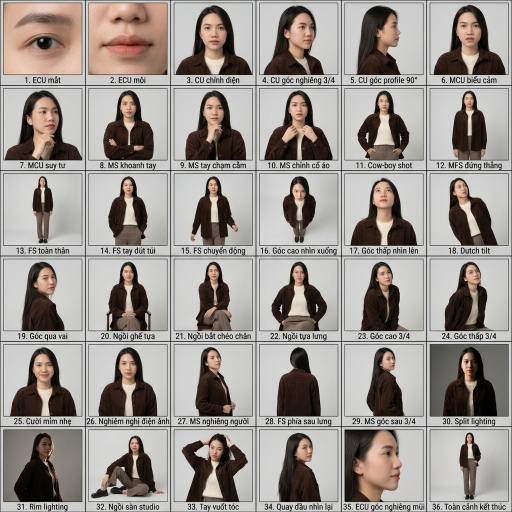
#> input picture affiliate_tiktok/dataset_koc/cinematic_koc_36_storyboard_v2.jpg, 1024 x 1024 px, found by its file name (shown at 1/2 size)
$ python inspect_dna_landmarks.py
#> lines starting #> are read from the running program, lines starting #| are printed output that depends on the picture
import numpy as np
from PIL import Image, ImageDraw

g2_path = r"./affiliate_tiktok\dataset_koc\cinematic_koc_36_storyboard_v2.jpg"
g2 = Image.open(g2_path).convert("RGB")
#> g2 is the input picture: PIL image 1024x1024 RGB; mean R, G, B 155, 148.1, 143.4

# Upscale g2 by 2x to 2048x2048 so we can read local cell coordinates (0..512 in each 512x512 cell)
canvas = Image.new("RGB", (6 * 256, 6 * 256))
#> canvas: PIL image 1536x1536 RGB; every value is 0
w, h = g2.size
#> w = 1024; h = 1024
cw, ch = w / 6.0, h / 6.0
#> cw = 170.7; ch = 170.7

for r in range(6):
    for c in range(6):
        x1 = int(round(c * cw)) + 5
        y1 = int(round(r * ch)) + 5
        x2 = int(round((c + 1) * cw)) - 5
        y2 = int(round((r + 1) * ch)) - 21
        cell = g2.crop((x1, y1, x2, y2)).resize((256, 256), Image.Resampling.LANCZOS)
        draw = ImageDraw.Draw(cell)
        for gx in range(32, 256, 32):
            draw.line([(gx, 0), (gx, 256)], fill=(255, 0, 0), width=1)
        for gy in range(32, 256, 32):
            draw.line([(0, gy), (256, gy)], fill=(0, 255, 0), width=1)
        idx = r * 6 + c + 1
        draw.text((4, 4), f"G2[{idx}]", fill=(255, 255, 0))
        canvas.paste(cell, (c * 256, r * 256))
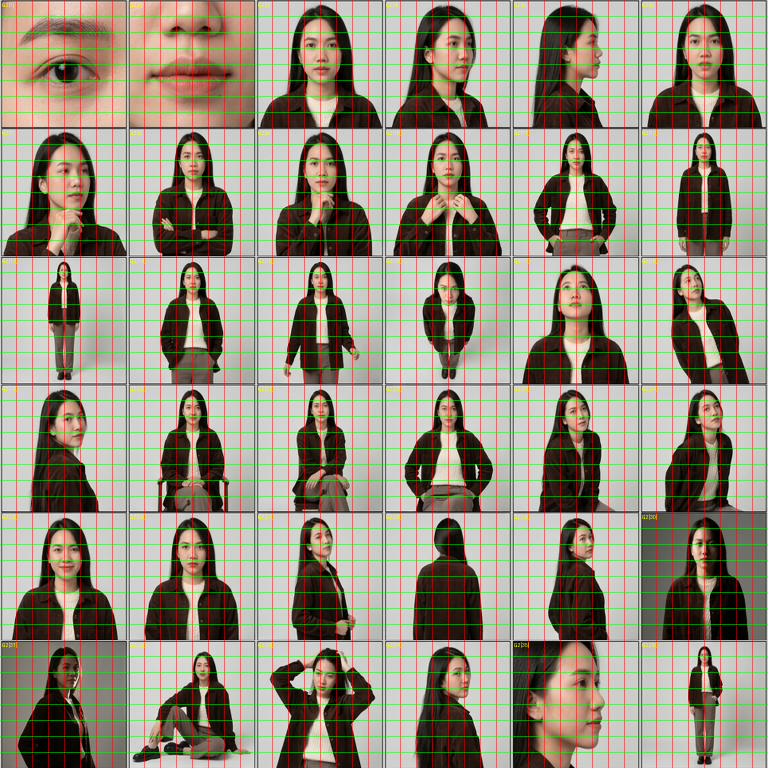
#> canvas: PIL image 1536x1536 RGB (shown at 1/2 size); mean R, G, B 149.5, 141.6, 129.1
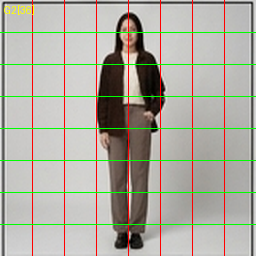
#> cell: PIL image 256x256 RGB; mean R, G, B 173.2, 170.8, 160.2

canvas.save(r"./affiliate_tiktok\dataset_koc\debug_g2_grid.jpg", quality=90)
print("Saved debug_g2_grid.jpg")

$ run again, with affiliate_tiktok/dataset_koc/MASTER_KOC_DNA.jpg copied over affiliate_tiktok/dataset_koc/cinematic_koc_36_storyboard_v2.jpg
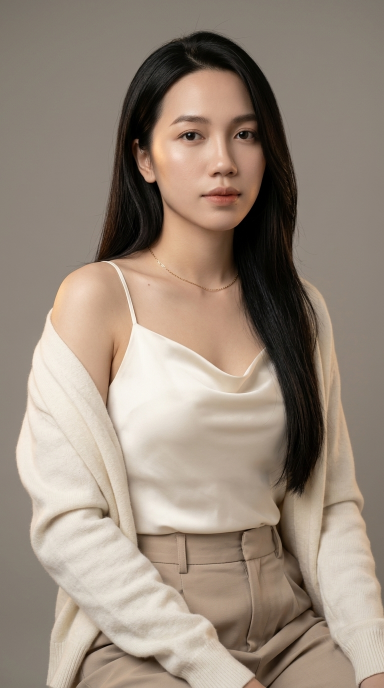
#> input picture affiliate_tiktok/dataset_koc/MASTER_KOC_DNA.jpg, 768 x 1376 px, found by its file name (shown at 1/2 size)
#> g2 is the input picture: PIL image 768x1376 RGB; mean R, G, B 152.8, 138, 124.2
#> after the loop `for r in range(6):`:
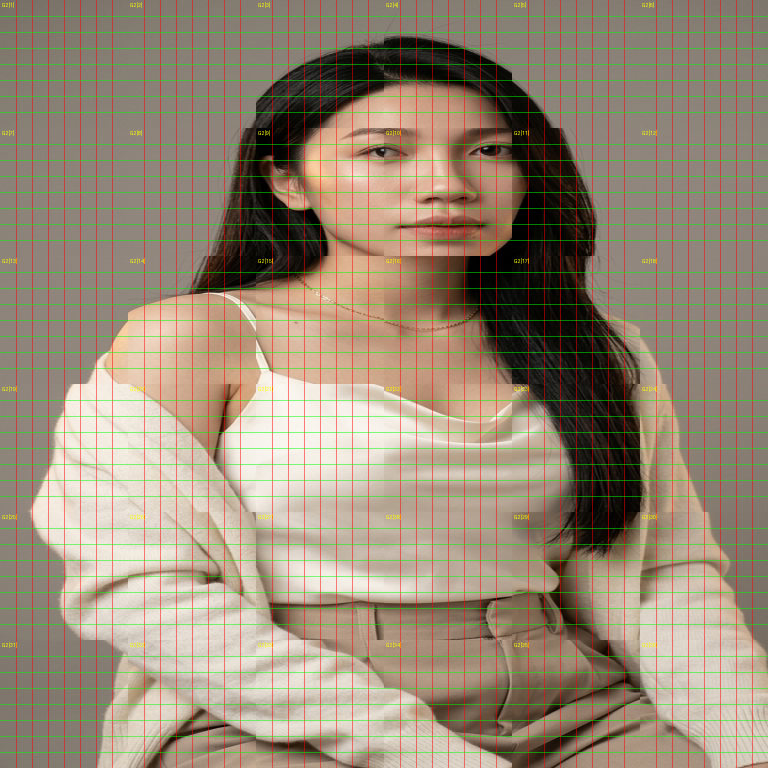
#> canvas: PIL image 1536x1536 RGB (shown at 1/2 size); mean R, G, B 151.4, 137.7, 117.5
#> after the loop `for r in range(6):`:
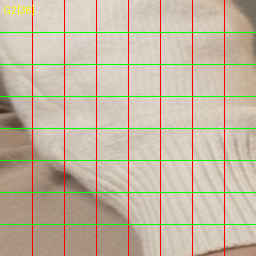
#> cell: PIL image 256x256 RGB; mean R, G, B 195.2, 183.4, 162.6

$ run again, with affiliate_tiktok/dataset_koc/cinematic_koc_portrait_v2.jpg copied over affiliate_tiktok/dataset_koc/cinematic_koc_36_storyboard_v2.jpg
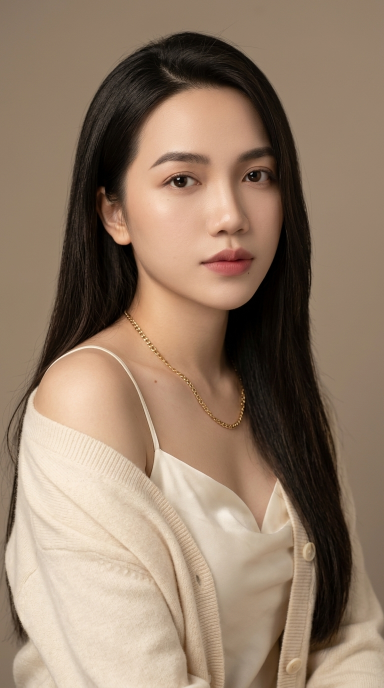
#> input picture affiliate_tiktok/dataset_koc/cinematic_koc_portrait_v2.jpg, 768 x 1376 px, found by its file name (shown at 1/2 size)
#> g2 is the input picture: PIL image 768x1376 RGB; mean R, G, B 147.4, 124.9, 105.1
#> after the loop `for r in range(6):`:
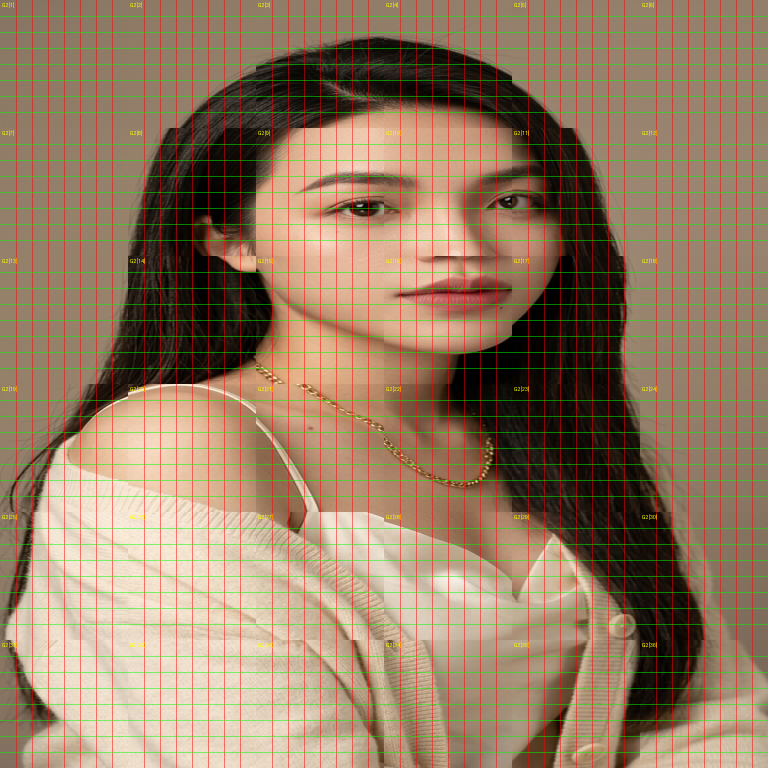
#> canvas: PIL image 1536x1536 RGB (shown at 1/2 size); mean R, G, B 145.8, 124.9, 98.9
#> after the loop `for r in range(6):`:
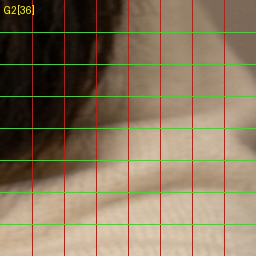
#> cell: PIL image 256x256 RGB; mean R, G, B 134.3, 117.7, 92.1
